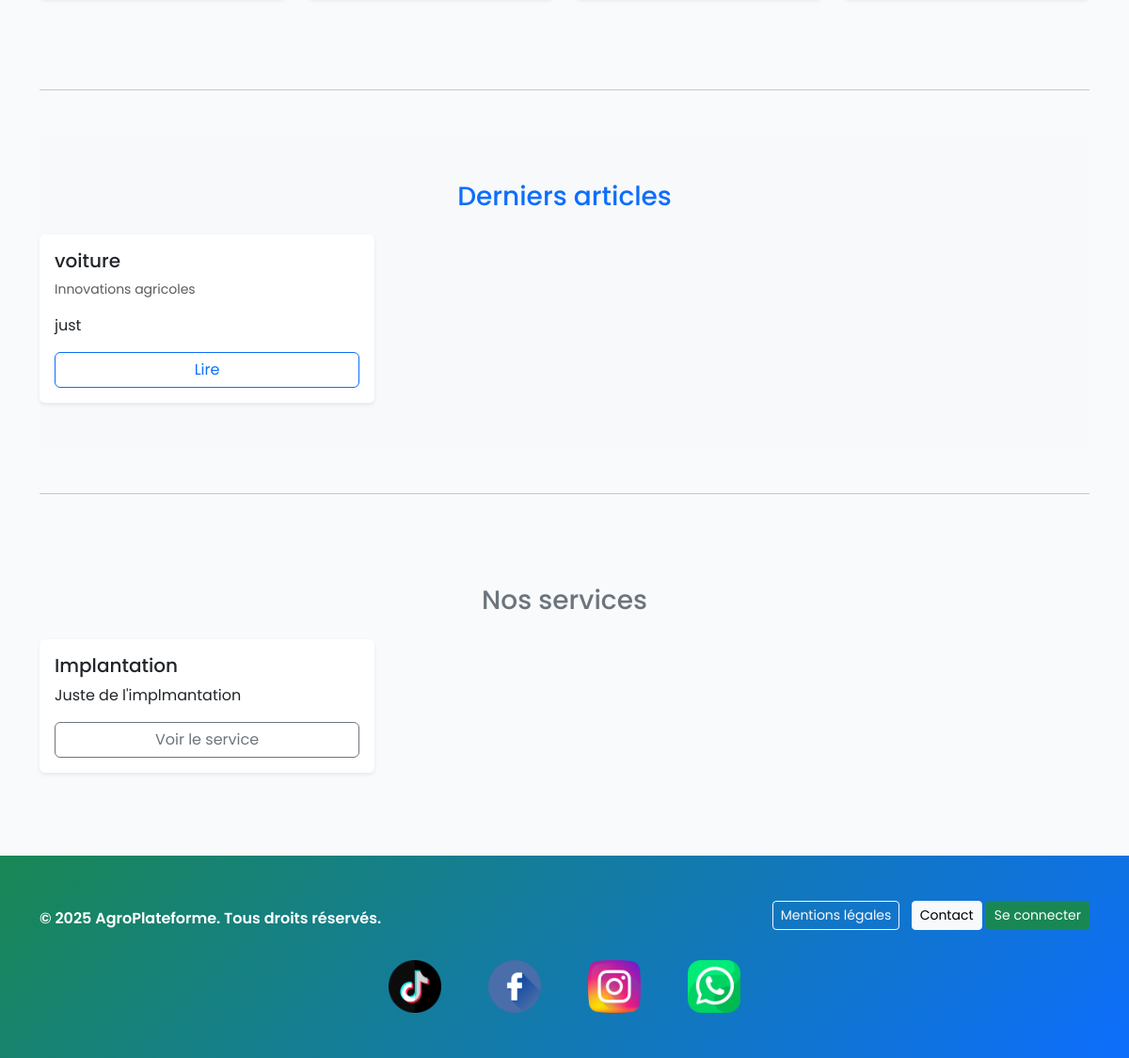
Before: / (lower part) with the older database file.
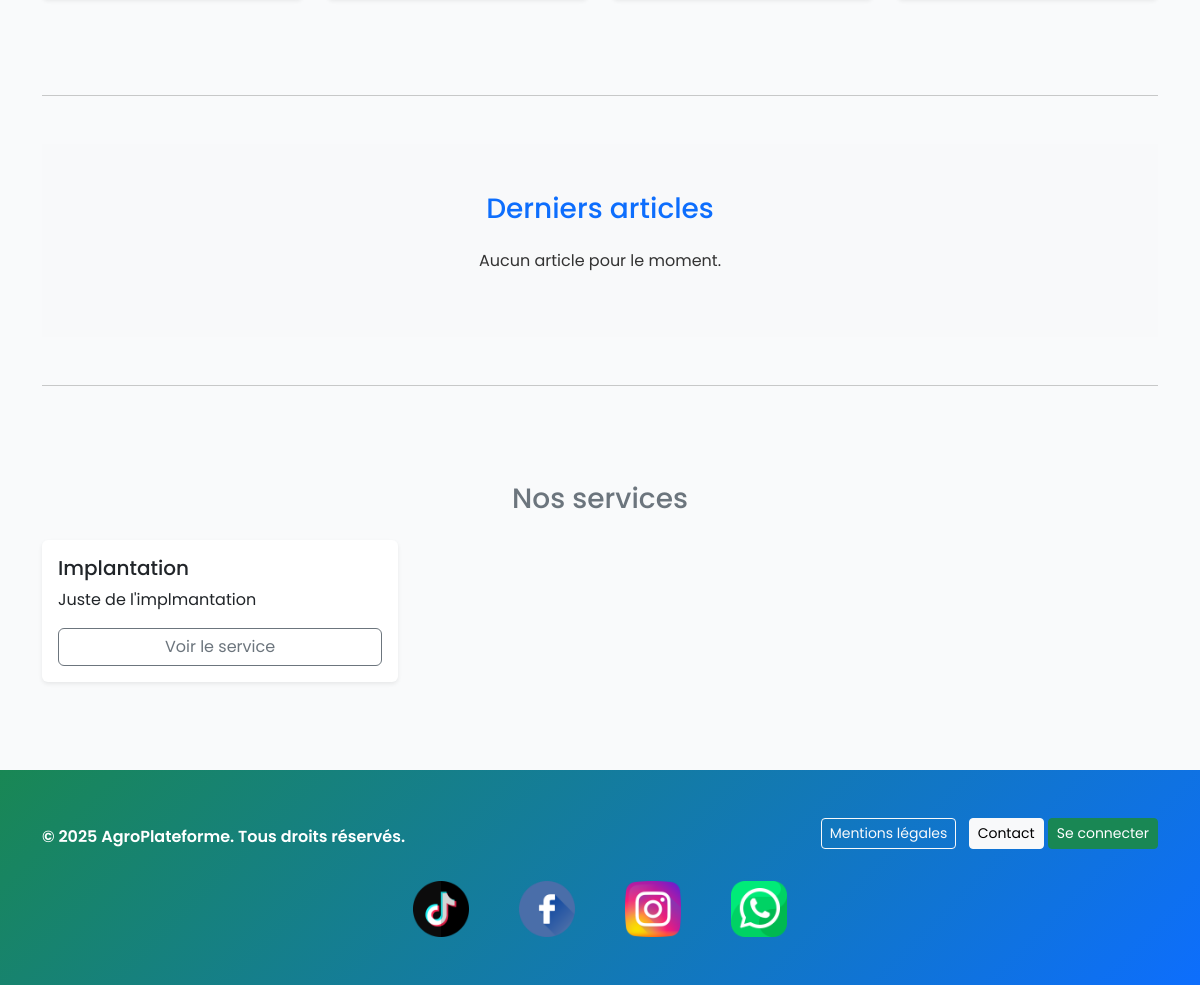
After: the same page with the newer database file.
### blog/models.py (models this page shows, shortened)
class Post(models.Model):
    title = models.CharField(max_length=200)
    slug = models.SlugField(max_length=220, unique=True, blank=True)
    author = models.ForeignKey(get_user_model(), on_delete=models.SET_NULL, null=True, blank=True)
    category = models.ForeignKey(Category, on_delete=models.SET_NULL, null=True, blank=True)
    excerpt = models.CharField(max_length=240, blank=True)
    content = models.TextField()
    published = models.BooleanField(default=True)
    price = models.PositiveIntegerField(null=True, blank=True, help_text="Mettre un prix si c'est une formation payante (en FCFA)")
    created_at = models.DateTimeField(auto_now_add=True)
    updated_at = models.DateTimeField(auto_now=True)
    image = models.ImageField(upload_to='posts/', null=True, blank=True)
    video = models.FileField(upload_to='videos/', null=True, blank=True)
    video_url = models.URLField(blank=True, null=True)
    class Meta:
        ordering = ['-created_at']
    def get_absolute_url(self):
        return reverse('blog:post_detail', args=[self.slug])

class Category(models.Model):
    name = models.CharField(max_length=120, unique=True)
    slug = models.SlugField(max_length=140, unique=True)
    class Meta:
        verbose_name_plural = 'Categories'
        ordering = ['name']

### services/models.py (models this page shows, shortened)
class Service(models.Model):
    name = models.CharField(max_length=180)
    slug = models.SlugField(max_length=200, unique=True, blank=True)
    description = models.TextField()
    short_description = models.CharField(max_length=240, blank=True)
    price_from = models.DecimalField(max_digits=12, decimal_places=2, null=True, blank=True)
    image = models.ImageField(upload_to='posts/', null=True, blank=True)
    def get_absolute_url(self):
        return reverse('services:service_detail', args=[self.slug])

### core/views.py (the view)
# urls.py: path('', home, name='home'),
def home(request):
    posts = Post.objects.filter(published=True).order_by('-created_at')[:6]
    products = Product.objects.filter(available=True).order_by('-created_at')[:8]
    services = Service.objects.all()[:6]
    is_dashboard_manager = False
    if request.user.is_authenticated:
        is_dashboard_manager = request.user.groups.filter(name="DashboardManagers").exists()
    context = {
        'posts': posts,
        'products': products,
        'services': services,
        'is_dashboard_manager': is_dashboard_manager,
    }
    return render(request, 'core/home.html', context)

### shop/models.py (called while the page is built)
    def get_absolute_url(self):
        return reverse('shop:product_detail', args=[self.slug])

### core/templates/core/home.html (shortened to what this page needs)
{% extends 'base.html' %}
{% block content %}
{% load static %}
<section class="py-5">
</section>
<hr class="my-5"/>
<section class="py-5 bg-light">
  <h2 class="h3 mb-4 text-center text-primary">Derniers articles</h2>
  <div class="row g-4">
    {% for post in posts %}
    <div class="col-md-4">
      <div class="card h-100 shadow-sm border-0 hover-shadow">
        <div class="card-body d-flex flex-column">
          <h5 class="card-title">
            <a href="{{ post.get_absolute_url }}" class="text-decoration-none text-dark">{{ post.title }}</a>
          </h5>
          <p class="text-muted small">
            {% if post.category %} {{ post.category.name }} {% endif %}
          </p>
          <p class="card-text">{{ post.excerpt|default:post.content|truncatechars:120 }}</p>
          <a href="{{ post.get_absolute_url }}" class="btn btn-outline-primary mt-auto">Lire</a>
        </div>
      </div>
    </div>
    {% empty %}
    <p class="text-center">Aucun article pour le moment.</p>
    {% endfor %}
  </div>
</section>
<hr class="my-5"/>
<section class="py-5">
  <h2 class="h3 mb-4 text-center text-secondary">Nos services</h2>
  <div class="row g-4">
    {% for s in services %}
    <div class="col-md-4">
      <div class="card h-100 shadow-sm border-0 hover-shadow">
        <div class="card-body d-flex flex-column">
          <h5 class="card-title">
            <a href="{{ s.get_absolute_url }}" class="text-decoration-none text-dark">{{ s.name }}</a>
          </h5>
          <p class="card-text">{{ s.short_description|default:s.description|truncatechars:120 }}</p>
          <a href="{{ s.get_absolute_url }}" class="btn btn-outline-secondary mt-auto">Voir le service</a>
        </div>
      </div>
    </div>
    {% empty %}
    <p class="text-center">Les services arrivent très bientôt.</p>
    {% endfor %}
  </div>
</section>
{% endblock %}

Changed rows visible on the page:
removed Post: title "voiture", category.name "Innovations agricoles", excerpt "just"
Other visible differences:
text now shown: "Aucun article pour le moment."
